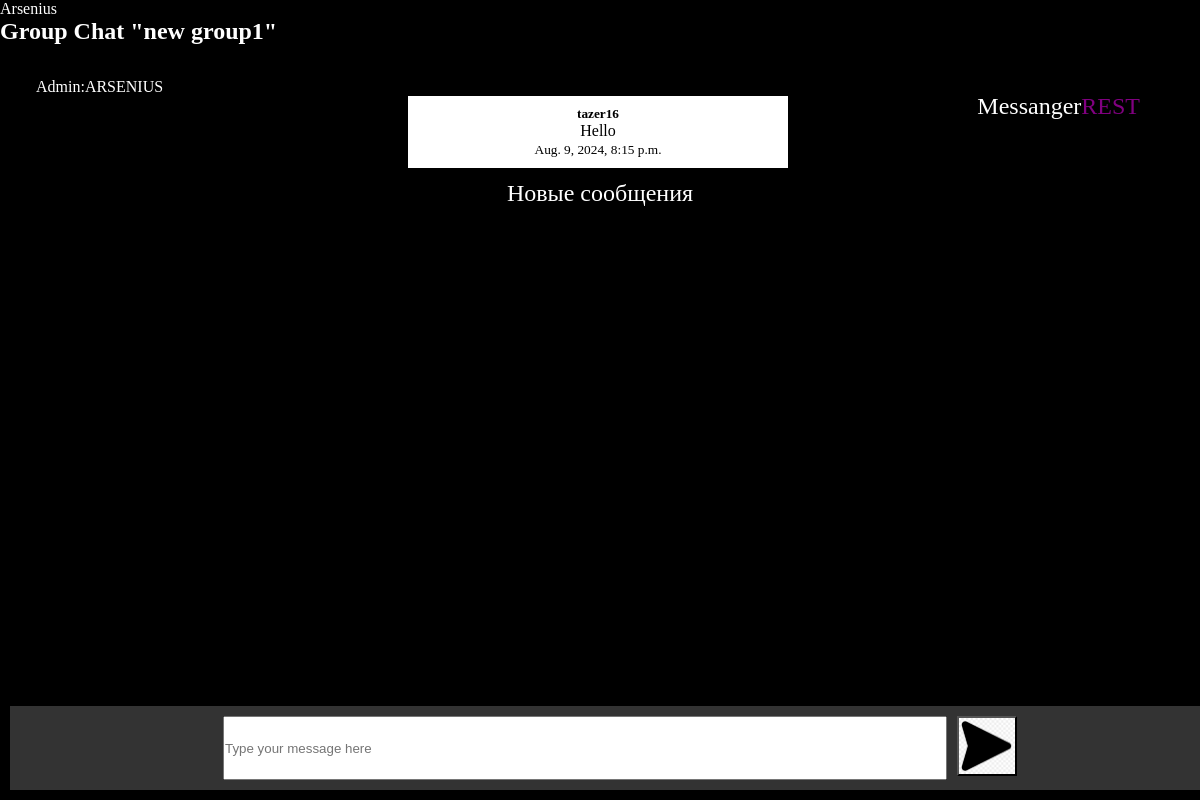
Before: /messanger/4 (signed in) with the older database file.
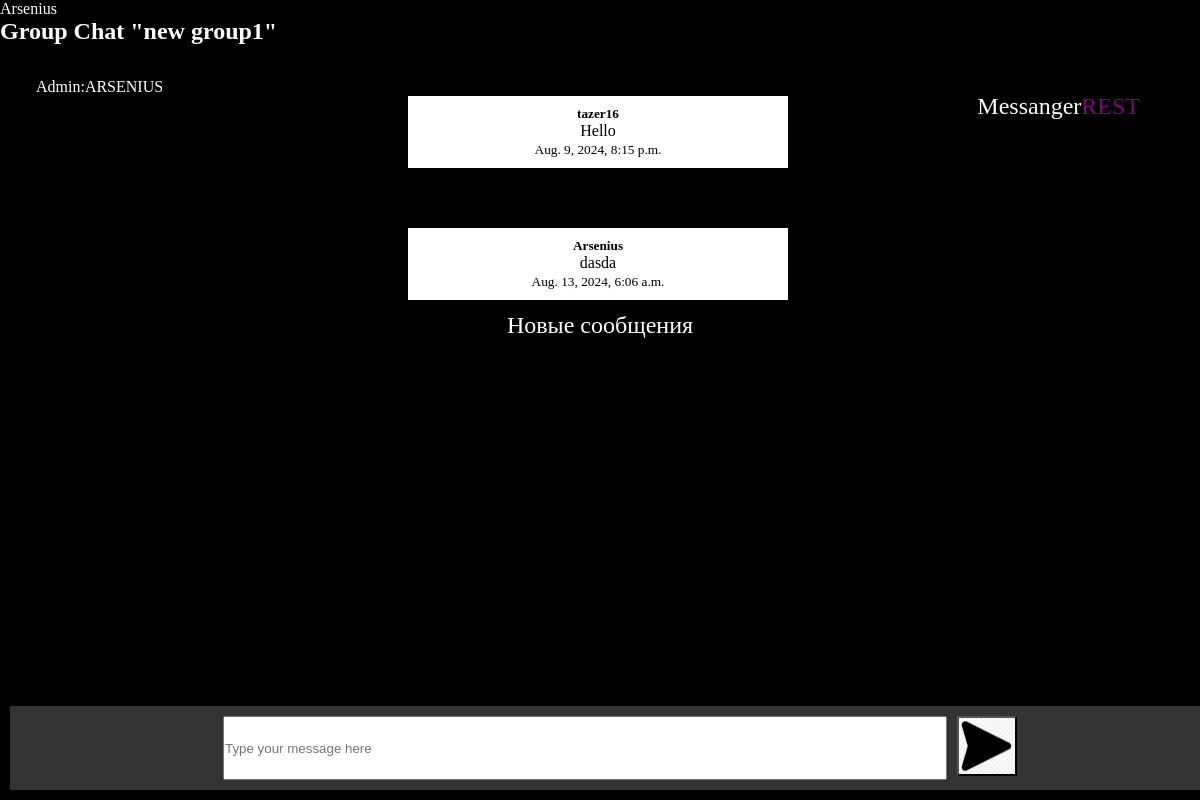
After: the same page with the newer database file.
### messangerREST/models.py (models this page shows, shortened)
class Room(models.Model):
    name = models.CharField(max_length=100)
    members = models.ManyToManyField('UserMessanger', related_name='rooms')
    admin = models.ManyToManyField('UserMessanger')
    def __str__(self):
        return self.name

class UserMessanger(models.Model):
    name = models.ForeignKey(User ,on_delete=models.CASCADE)
    image = models.ImageField(upload_to='images/', null=True, blank=True)

class Message(models.Model):
    sender = models.ForeignKey(User, related_name='sent_messages', on_delete=models.CASCADE, default=1)
    text = models.TextField(max_length=200)
    time = models.DateTimeField(default=timezone.now)
    room = models.ForeignKey(Room, on_delete=models.CASCADE, default=None)

### messangerREST/views.py (the view, shortened to what this page needs)
# urls.py: path('<int:pk>', MessageCreateView.as_view(), name='create_message'),
class MessageCreateView(LoginRequiredMixin, CreateView):
    model = Message
    form_class = MessageForm
    template_name = 'messanger.html'
    success_url = reverse_lazy('')
    def get_context_data(self, **kwargs):
        context = super().get_context_data(**kwargs)
        self.room = Room.objects.get(pk=self.kwargs['pk'])
        context['pk'] = self.kwargs['pk']
        context['room'] = Room.objects.get(pk=self.kwargs['pk'])
        messages = Message.objects.filter(room=self.room).order_by('time')
        context['messages'] = messages
        return context

### messangerREST/forms.py
class MessageForm(forms.ModelForm):
    class Meta:
        model = Message
        fields = ['text']

### messangerREST/templates/messanger.html (shortened to what this page needs)
<!DOCTYPE html>
<html>
<head>
    {% load static %}
    <link rel="stylesheet" type="text/css" href="{% static 'css/styles.css' %}">
</head>
<body>
    <p id='requestUser'>{{ request.user.username }}</p>
    <header class='header'>
        <h2>Group Chat "{{ room }}"</h2>
        <a href="{% url 'chats' %}" class='title-messanger'>Messanger<span>REST</span></a>
    </header>
    <div class='admins'>
        {% if room.admin.all %}
            <ul>
                {% for admin in room.admin.all %}
                    {% if admin.name.id == request.user.id%}
                        <li style= "margin-left: 3vw;">Вы Администратор</li>
                        <a style= "margin-left: 3vw;" href="{% url 'delete' room.id %}"> Удалить группу </a>
                        <a style= "margin-left: 9vw; margin-top:3vw;" href="{% url 'edit' room.id %}"> Изменить группу </a>
                    {% else %}
                        <p style= "margin-left: 3vw;">Admin:{{admin.name.username}}</p>
                    {% endif %}
                {% empty %}
                    <li>No admin assigned</li>
                {% endfor %}
            </ul>
        {% else %}
            <p>No admin assigned</p>
        {% endif %}
    </div>
    <p id="roomId">{{ room.id }}</p>
    <div id="messages">
        {% for message in messages %}
            <div class='message'>
                <h5 class='author'>{{ message.sender.username }}</h5>
                <p>{{ message.text }}</p>
                <small>{{ message.time }}</small>
            </div>
        {% endfor %}
    </div>
    <p class='newMessage'> Новые сообщения</p>
    <div id="output"></div><br>
        <div class='input'>
            <input type="text" id="myInput" placeholder="Type your message here" />
            <button id="sendMessage" type="button"></button>
    </div>
</body>
</html>

### messangerREST/static/css/styles.css (style rules this page uses)
* { margin: 0; padding: 0; user-select: none; text-decoration: none; }
body { background-color: black; color: white; }
.header { position: fixed; width: 100%; height:5vw; background-color: black; }
.newMessage { padding: 0; white-space: normal; text-align: center; margin-top: 1vw; font-size: 2vw; }
#messages { width: 100%; }
.message { width: 30vw; margin-left: 34vw; margin-top: 5vw; background-color: white; color: black; text-align: center; padding: 10px; word-wrap: break-word; overflow-wrap: break-word; }
.author { font-weight: bold; }
#output { height: 10vw; width: 40vw; font-size: 2vw; color: rgb(255, 255, 255); }
.input { margin: 10px; padding: 10px; background-color: #333; color: white; display: flex; gap: 10px; justify-content: center; position: fixed; bottom: 0; width: 100%; }
#myInput { width: 60%; height: 5vw; }
#sendMessage { width: 5vw; height: 5vw; background-repeat: no-repeat; background-size: cover; background-image: url(assets/images.png); }
.admins { position: fixed; width: 20vw; height: 20vw; color: white; margin-top: 5vw; }
.title-messanger { color: white; display: flex; justify-content: flex-end; margin-top: 4vw; margin-right: 5vw; font-size: 2vw; transition: .2s ease-in-out; }
.title-messanger span { color: purple; }

Changed rows visible on the page:
added Message: sender.username "Arsenius", text "dasda", time "Aug. 13, 2024, 6:06 a.m."
